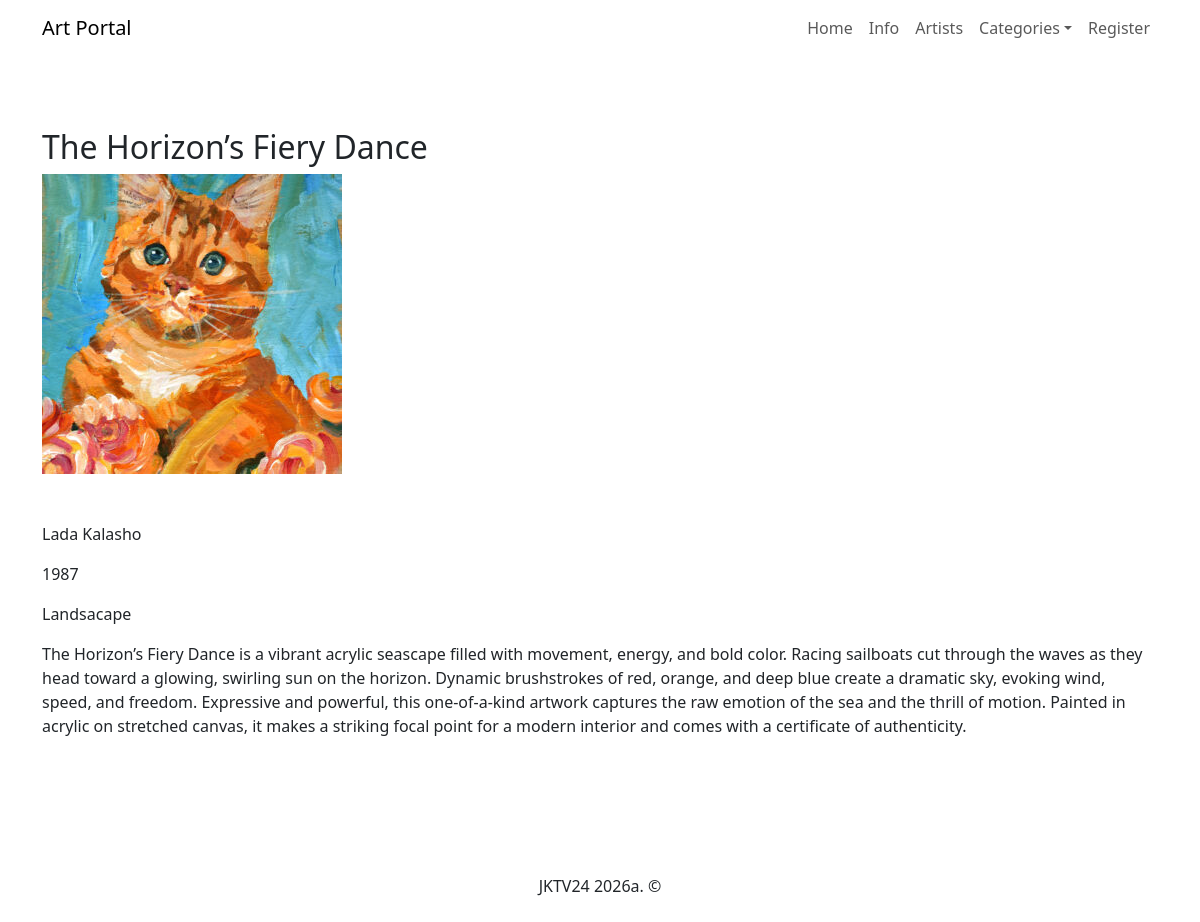
/paintings?id=10, run on the app's committed database.
### tables this page shows
CREATE TABLE `paintings` (
  `id` int(11) NOT NULL,
  `title` varchar(255) NOT NULL,
  `description` text NOT NULL,
  `image` varchar(255) NOT NULL,
  `year_created` year(4) NOT NULL,
  `category_id` int(11) NOT NULL,
  `artist_id` int(11) NOT NULL,
  `medium` varchar(255) NOT NULL,
  `dimensions` varchar(100) NOT NULL,
  `price` decimal(10,2) NOT NULL,
  `created_at` datetime NOT NULL DEFAULT current_timestamp(),
  `updated_at` datetime NOT NULL DEFAULT current_timestamp()
);

CREATE TABLE `artists` (
  `id` int(11) NOT NULL,
  `name` varchar(255) NOT NULL,
  `location` varchar(100) NOT NULL,
  `birth_date` date NOT NULL,
  `bio` text DEFAULT NULL,
  `picture` varchar(255) DEFAULT NULL,
  `created_at` datetime NOT NULL DEFAULT current_timestamp(),
  `user_id` int(11) NOT NULL,
  `updated_at` datetime NOT NULL DEFAULT current_timestamp()
);

CREATE TABLE `categories` (
  `id` int(11) NOT NULL,
  `name` varchar(50) NOT NULL
);

### controllers/Controller.php (called while the page is built, shortened)
<?php
class Controller {
    public static function PaintingByID($id) {
        $item = Paintings::getPaintingByID($id);
        include_once 'views/partials/paintings.php';
        include_once 'views/viewpainting.php';
    }
}

### routes/routing.php (called while the page is built)
<?php
$host = explode('?', $_SERVER['REQUEST_URI'])[0];
$num = substr_count($host, '/');
$path = explode('/', $host)[$num];
$id = isset($_GET['id']) ? (int)$_GET['id'] : 0;
if($path == '' || $path == 'index' || $path == 'index.php') {
    $response = Controller::StartSite();
}
elseif($path == 'all') {
    $response = Controller::AllPaintings();
}
elseif($path == 'category') {
    if ($id > 0) {
        $response = Controller::PaintingsByCategoryID($id);
    } else {
    $response = Controller::error404();
    }
}
elseif($path == 'paintings') {
    if ($id > 0) {
        $response = Controller::PaintingByID($id);
    } else {
        $response = Controller::error404();
    }
}
elseif($path == 'artists') {
    $response = Controller::AllArtists();
}
elseif($path == 'artist') {
    if ($id > 0) {
        $response = Controller::ArtistByID($id);
    } else {
        $response = Controller::error404();
    }
}
else{
    $response = Controller::error404();
}
?>

### index.php (called while the page is built, shortened)
<?php
include_once 'config/Database.php';
require 'models/Paintings.php';
include_once 'controllers/Controller.php';
include_once 'routes/routing.php';
?>

### config/Database.php (called while the page is built, shortened)
<?php
class Database {
    private $conn;
    private $host;
    private $user;
    private $password;
    private $baseName;
    function __construct() {
        $this->host = $_ENV['DB_HOST'] ?? 'localhost';
        $this->user = $_ENV['DB_USER'] ?? 'root';
        $this->password = $_ENV['DB_PASSWORD'] ?? '';
        $this->baseName = $_ENV['DB_NAME'] ?? 'art_portal';
    }
    function connect() {
        if (!$this->conn) {
            try {
                $this->conn = new PDO('mysql:host='.$this->host.';dbname='.$this->baseName.';charset=utf8mb4',
                $this->user,
                $this->password,
                );
                $this->conn->setAttribute(PDO::ATTR_ERRMODE, PDO::ERRMODE_EXCEPTION);
            }
            catch (Exception $e) {
                die('Connection failed : ' . $e->getMessage());
            }
        }
        return $this->conn;
    }
    function disconnect() {
        if ($this->conn) {
            $this->conn = null;
        }
    }
    function getOne($query, $params = []) {
        $stmt = $this->conn->prepare($query);
        $stmt->execute($params);
        $stmt->setFetchMode (PDO::FETCH_ASSOC);
        $response = $stmt->fetch();
        return $response;
    }
}

### models/Paintings.php (called while the page is built, shortened)
<?php
class Paintings{
    public static function getPaintingByID($id) {
        $query = "SELECT paintings.*, categories.name AS category_name, artists.name as artist_name, users.username
        FROM paintings
        JOIN categories ON paintings.category_id = categories.id
        JOIN artists ON paintings.artist_id = artists.id
        JOIN users ON artists.user_id = users.id
        WHERE paintings.id = ? ";
        $db = new Database();
        $arr = $db->getOne($query, [$id]);
        return $arr;
    }
}
?>

### views/partials/paintings.php (shortened to what this page needs)
<?php
class ViewPaintings{
    public static function OnePainting($item) {
        echo "<h2>".$item['title']."</h2>";
        echo '<div class="painting-image-wrapper single-painting-image-wrapper">';
            echo '<img src="images/' . htmlspecialchars( $item['image'], ENT_QUOTES, 'UTF-8' ) . '" class="painting-image" alt="' . htmlspecialchars($item['title'], ENT_QUOTES, 'UTF-8') . '" />';
        echo '</div>';
        echo "<br><br>";
        echo "<p>".$item['artist_name']."</p>";
        echo "<p>".$item['year_created']."</p>";
        echo "<p>".$item['category_name']."</p>";
        echo "<p>".$item['description']."</p>";
    }
}
?>

### data on the page
paintings: title "The Horizon’s Fiery Dance", image (picture), artist.name "Lada Kalasho", year_created "1987", category.name "Landsacape", description "The Horizon’s Fiery Dance is a vibrant acrylic seascape filled with movement, energy, and bold color. Racing sailboats cut through the waves as they head toward a glowing, swirling sun on the horizon. Dynamic brushstrokes of red, orange, and deep blue create a dramatic sky, evoking wind, speed, and freedom. Expressive and powerful, this one-of-a-kind artwork captures the raw emotion of the sea and the thrill of motion. Painted in acrylic on stretched canvas, it makes a striking focal point for a modern interior and comes with a certificate of authenticity."
